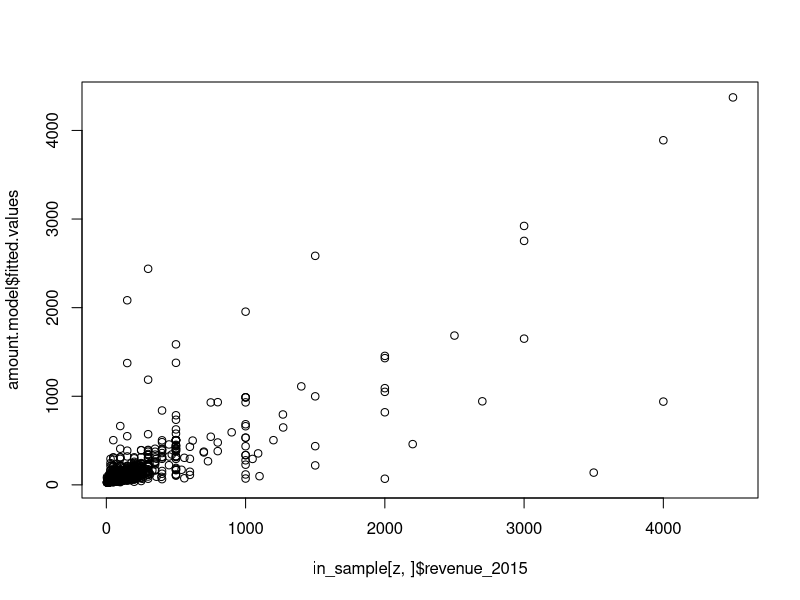
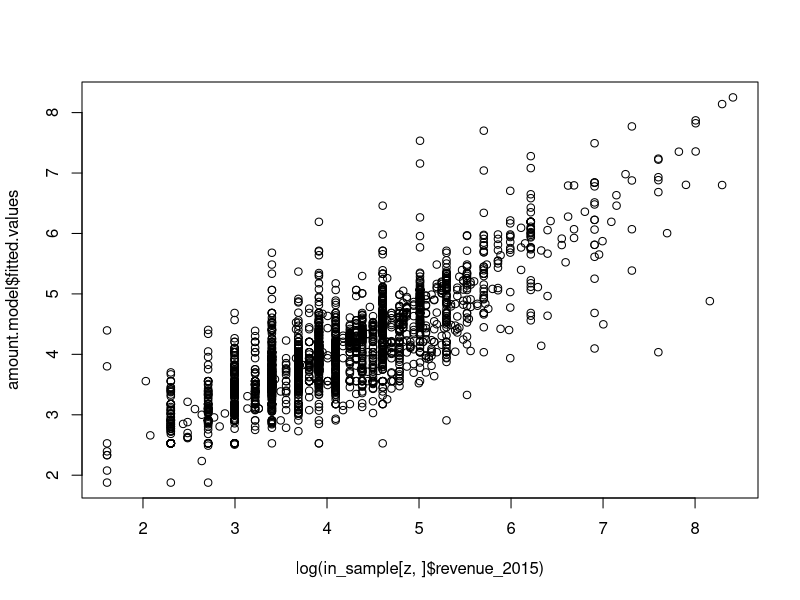
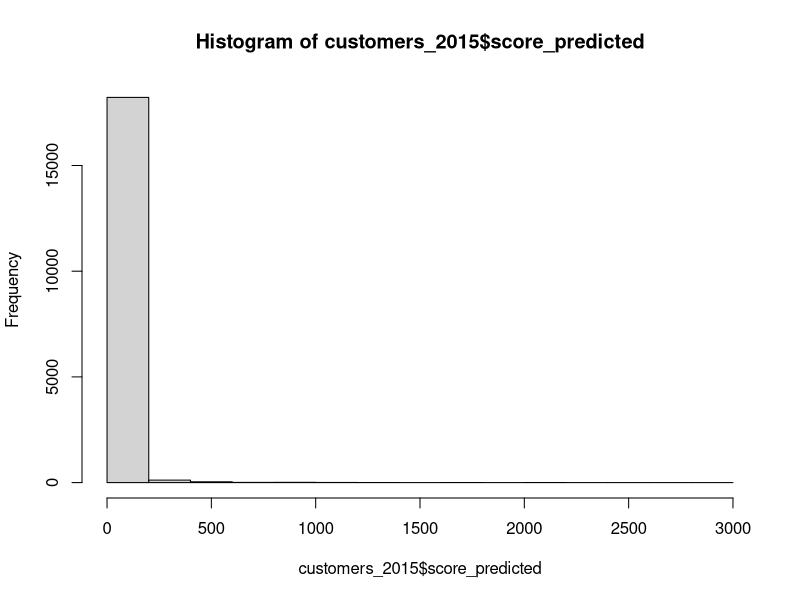

These figures' R source, in order:
# __________________________________________________________

# --- COMPUTING PREDICTORS AND TARGET VARIABLES ------------


# Load text file into local variable called 'data'
data = read.delim(file = 'purchases.txt', header = FALSE, sep = '\t', dec = '.')

# Add headers and interpret the last column as a date, extract year of purchase
colnames(data) = c('customer_id', 'purchase_amount', 'date_of_purchase')
data$date_of_purchase = as.Date(data$date_of_purchase, "%Y-%m-%d")
data$year_of_purchase = as.numeric(format(data$date_of_purchase, "%Y"))
data$days_since       = as.numeric(difftime(time1 = "2016-01-01",
                                            time2 = data$date_of_purchase,
                                            units = "days"))

# Compute key marketing indicators using SQL language
library(sqldf)

# Compute RFM variables as of a year ago
customers_2014 = sqldf("SELECT customer_id,
                               MIN(days_since) - 365 AS 'recency',
                               MAX(days_since) - 365 AS 'first_purchase',
                               COUNT(*) AS 'frequency',
                               AVG(purchase_amount) AS 'avg_amount',
                               MAX(purchase_amount) AS 'max_amount'
                        FROM data
                        WHERE days_since > 365
                        GROUP BY 1")

# Compute revenues generated by customers in 2015
revenue_2015 = sqldf("SELECT customer_id, SUM(purchase_amount) AS 'revenue_2015'
                      FROM data
                      WHERE year_of_purchase = 2015
                      GROUP BY 1")

# Merge 2015 customers and 2015 revenue
in_sample = merge(customers_2014, revenue_2015, all.x = TRUE)
in_sample$revenue_2015[is.na(in_sample$revenue_2015)] = 0
in_sample$active_2015 = as.numeric(in_sample$revenue_2015 > 0)

# Display calibration (in-sample) data
head(in_sample)
summary(in_sample)


# --- CALIBRATE THE MODELS ---------------------------------


# Calibrate probability model
library(nnet)
prob.model = multinom(formula = active_2015 ~ recency + first_purchase + frequency + avg_amount + max_amount,
                      data = in_sample)
coef = summary(prob.model)$coefficients
std  = summary(prob.model)$standard.errors
print(coef)
print(std)
print(coef / std)

# For the monetary model, select only those who made a purchase
z = which(in_sample$active_2015 == 1)
head(in_sample[z, ])
summary(in_sample[z, ])

# Calibrate the monetary model (version 1)
amount.model = lm(formula = revenue_2015 ~ avg_amount + max_amount, data = in_sample[z, ])
summary(amount.model)

# Plot the results of the monetary model
plot(x = in_sample[z, ]$revenue_2015, y = amount.model$fitted.values)

# Re-calibrate the monetary model, using a log-transform (version 2)
amount.model = lm(formula = log(revenue_2015) ~ log(avg_amount) + log(max_amount), data = in_sample[z, ])
summary(amount.model)

# Plot the results of this new monetary model
plot(x = log(in_sample[z, ]$revenue_2015), y = amount.model$fitted.values)


# --- APPLY THE MODELS TO TODAY'S DATA ---------------------


# Compute RFM variables as of today
customers_2015 = sqldf("SELECT customer_id,
                               MIN(days_since) AS 'recency',
                               MAX(days_since) AS 'first_purchase',
                               COUNT(*) AS 'frequency',
                               AVG(purchase_amount) AS 'avg_amount',
                               MAX(purchase_amount) AS 'max_amount'
                        FROM data GROUP BY 1")

# Predict the target variables based on today's data
customers_2015$prob_predicted    = predict(object = prob.model, newdata = customers_2015, type = "probs")
customers_2015$revenue_predicted = exp(predict(object = amount.model, newdata = customers_2015))
customers_2015$score_predicted   = customers_2015$prob_predicted * customers_2015$revenue_predicted
summary(customers_2015$prob_predicted)
summary(customers_2015$revenue_predicted)
summary(customers_2015$score_predicted)
hist(customers_2015$score_predicted)

# How many customers have an expected revenue of more than $50
z = which(customers_2015$score_predicted > 50)
print(length(z))
